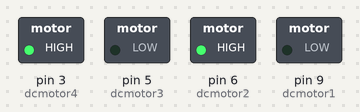
This sketch was run on a simulated Arduino Uno, built with avr-gcc and run on an emulated ATmega328P. Parts: switched loads named in the sketch (green lamp = pin HIGH).

Above: at 0.1 s.
Timing chart, 0 to 1.6 s (numbered marks = the images above):
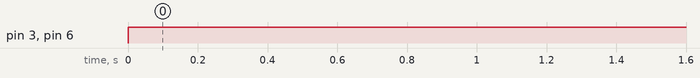

Measured:
- by itself, pin 3 (dcmotor4), pin 6 (dcmotor2): LOW → HIGH at 0.00 s

The sketch:

motor_test_v2.ino
```cpp
const int dcmotor1 = 9; //number of the first motor pin
const int dcmotor2 = 6; //number of the second motor pin
const int dcmotor3 = 5; //number of the third motor pin
const int dcmotor4 = 3; //number of the 4th motor pin

void setup() {
  // put your setup code here, to run once:
  pinMode(dcmotor1, OUTPUT); //sets the first motor pin to an OUTPUT
  pinMode(dcmotor2, OUTPUT); //sets the second motor pin to an OUTPUT
  pinMode(dcmotor3, OUTPUT); //sets the third motor pin to an OUTPUT
  pinMode(dcmotor4, OUTPUT); //sets the fourth motor pin to an OUTPUT
}

void loop() {
  // put your main code here, to run repeatedly:
  digitalWrite(dcmotor1, 0); //moves motor
  digitalWrite(dcmotor2, 180); //moves motor
  digitalWrite(dcmotor3, 0); //changes the motor direction
  digitalWrite(dcmotor4, 70); //changes the motor direction

}
```
